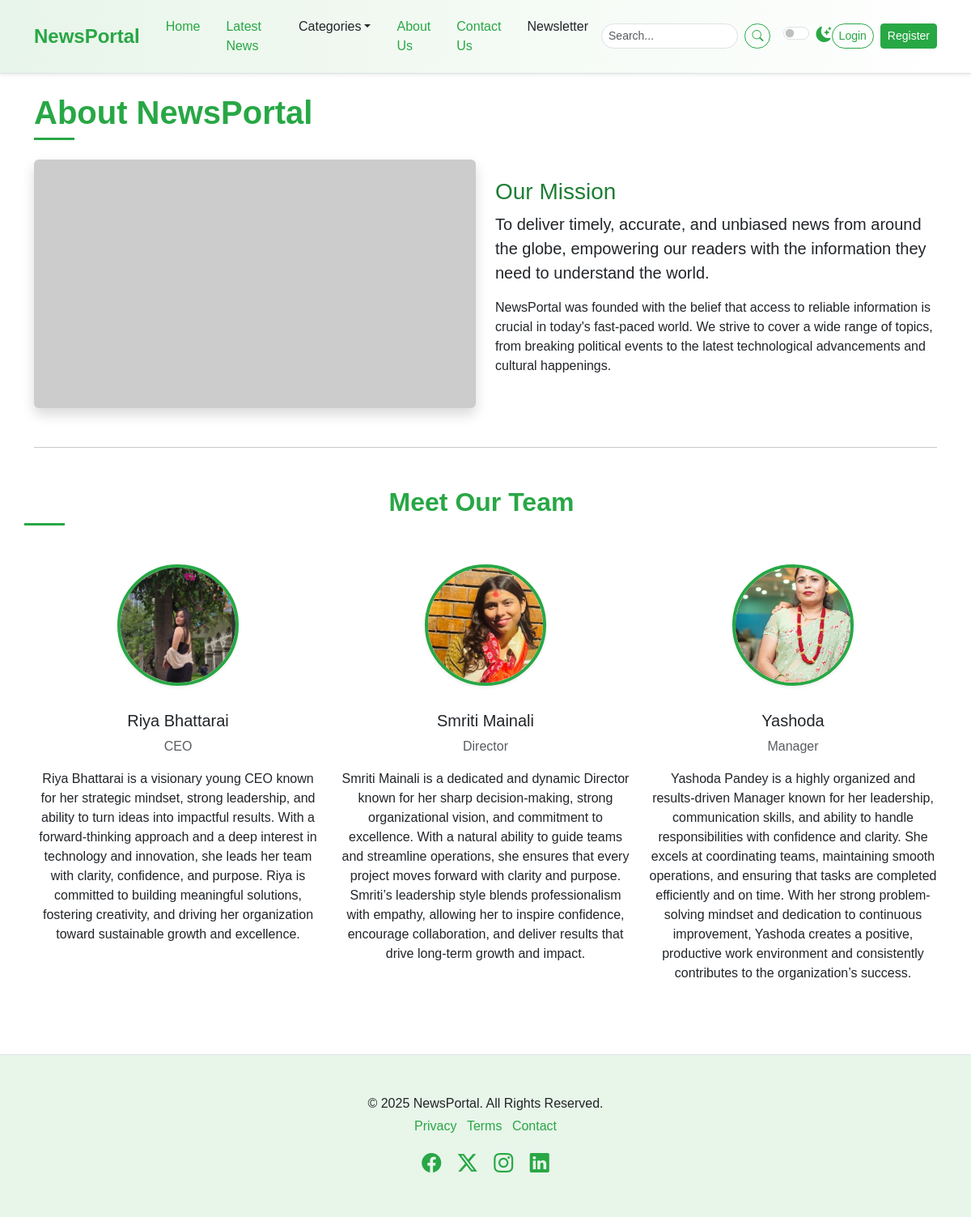
The page /about/ on the database its author committed.
### newspaper/models.py (models this page shows, shortened)
class TimeStampModel(models.Model):
    created_at = models.DateTimeField(auto_now_add=True)
    updated_at = models.DateTimeField(auto_now=True)
    class Meta:
        abstract = True  # Don't create table in DB

class OurTeam(TimeStampModel):
    name = models.CharField(max_length=100)
    position = models.CharField(max_length=100)
    image = models.ImageField(upload_to="our_teams/%Y/%m/%d", blank=False)
    description = models.TextField()

### newspaper/views.py (the view)
# urls.py: path("about/",views.AboutView.as_view(), name='about'),
class AboutView(TemplateView):
    template_name = 'newsportal/about.html'
    def get_context_data(self, **kwargs):
        context = super().get_context_data(**kwargs)
        context["our_teams"] = OurTeam.objects.all()
        return context

### newspaper/navigation.py (called while the page is built)
def nav(request):
    categories = Category.objects.all()[:4]
    return {"categories": categories}

### templates/newsportal/about.html
{% extends "newsportal/base.html" %}
{% block content %}
    <div class="container mt-4">
      <h1 class="mb-4 section-title">
        <span>About NewsPortal</span>
      </h1>
      <div class="row mb-5">
        <div class="col-md-6">
          <img src="https://placehold.co/800x450/28a745/ffffff?text=Our+Mission"
               class="img-fluid rounded shadow"
               alt="Our Mission" />
        </div>
        <div class="col-md-6 d-flex flex-column justify-content-center">
          <h3 class="mt-3 mt-md-0 about-mission-title">Our Mission</h3>
          <p class="lead">
            To deliver timely, accurate, and unbiased news from around the globe, empowering our readers with the information they need to understand the world.
          </p>
          <p>
            NewsPortal was founded with the belief that access to reliable information is crucial in today's fast-paced world. We strive to cover a wide range of topics, from breaking political events to the latest technological advancements and cultural happenings.
          </p>
        </div>
      </div>
      <hr class="my-5" />
      <div class="row text-center">
        <h2 class="mb-5 section-title">
          <span>Meet Our Team</span>
        </h2>
        {% for our_team in our_teams %}
        <div class="col-lg-4 col-md-6 mb-4">
          <div class="team-member">
            <img src="{{ our_team.image.url }}"
                 alt="Team Member 1"
                 width = "150"
                 height = "150" />
            <h5 class="mt-3">{{ our_team.name }}</h5>
            <p class="text-muted">{{ our_team.position }}</p>
            <p>{{ our_team.description }}</p>
          </div>
        </div>
        {% endfor %}
      </div>
    </div>
{% endblock content %}

### static/css/style.css (style rules this page uses)
:root { --primary-green: #28a745; --light-green: #e8f5e9; --dark-green: #1e7e34; --accent-green: #5cb85c; --text-color-light: #212529; --text-color-dark: #f8f9fa; --bg-light: #ffffff; --bg-dark: #212529; --card-bg-light: #ffffff; --card-bg-dark: #343a40; --border-color-light: #dee2e6; --border-color-dark: #495057; --shadow-sm: 0 0.125rem 0.25rem rgba(0, 0, 0, 0.075); --shadow: 0 0.5rem 1rem rgba(0, 0, 0, 0.15); --transition-speed: 0.3s ease; }
body { font-family: "Poppins", sans-serif; background-color: var(--bg-light); color: var(--text-color-light); transition: background-color var(--transition-speed), color var(--transition-speed); }
.section-title { position: relative; padding-bottom: 10px; margin-bottom: 20px; font-weight: 600; color: var(--primary-green); }
.section-title span { position: relative; z-index: 1; background-color: var(--bg-light); padding-right: 10px; }
.section-title::after { content: ""; position: absolute; left: 0; bottom: 0; width: 50px; height: 3px; background-color: var(--primary-green); }
.about-mission-title { color: var(--dark-green); }
.team-member img { width: 150px; height: 150px; object-fit: cover; border-radius: 50%; border: 4px solid var(--primary-green); margin-bottom: 15px; box-shadow: var(--shadow-sm); }

### rows shown on the page
OurTeam: image (picture), name "Riya Bhattarai", position "CEO", description "Riya Bhattarai is a visionary young CEO known for her strategic mindset, strong leadership, and ability to turn ideas into impactful results. With a forward-thinking approach and a deep interest in technology and innovation, she leads her team with clarity, confidence, and purpose. Riya is committed to building meaningful solutions, fostering creativity, and driving her organization toward sustainable growth and excellence."
OurTeam: image (picture), name "Smriti Mainali", position "Director", description "Smriti Mainali is a dedicated and dynamic Director known for her sharp decision-making, strong organizational vision, and commitment to excellence. With a natural ability to guide teams and streamline operations, she ensures that every project moves forward with clarity and purpose. Smriti’s leadership style blends professionalism with empathy, allowing her to inspire confidence, encourage collaboration, and deliver results that drive long-term growth and impact."
OurTeam: image (picture), name "Yashoda", position "Manager", description "Yashoda Pandey is a highly organized and results-driven Manager known for her leadership, communication skills, and ability to handle responsibilities with confidence and clarity. She excels at coordinating teams, maintaining smooth operations, and ensuring that tasks are completed efficiently and on time. With her strong problem-solving mindset and dedication to continuous improvement, Yashoda creates a positive, productive work environment and consistently contributes to the organization’s success."
